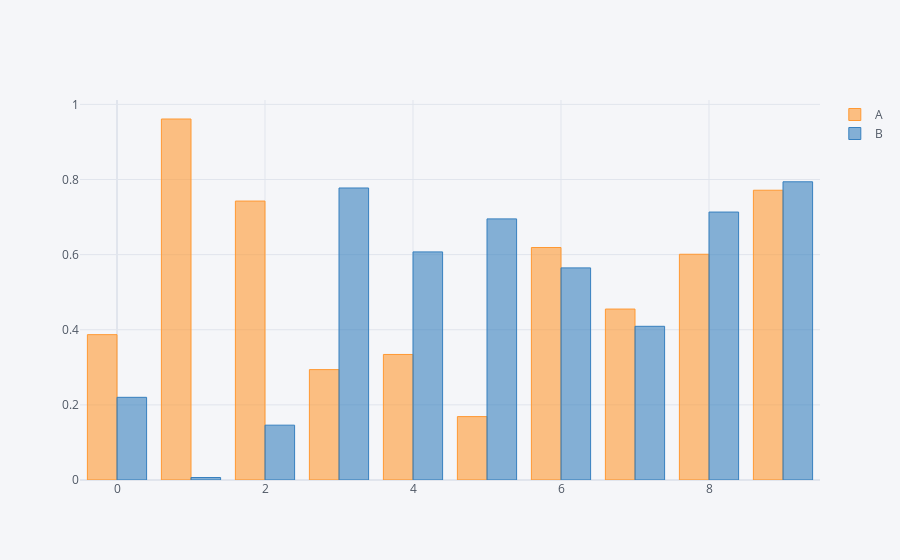

Notebook cell for this chart:
### Markdown cell above
### 2.4.1. bar 그래프 테스트

### Code cell
df.iplot(kind='bar')

### Figure 1 — Plotly figure (JSON) as saved in the notebook; plotly's stock layout.template omitted (floating-point values rounded to 4 significant figures)
{"data": [{"marker": {"color": "rgba(255, 153, 51, 0.6)", "line": {"color": "rgba(255, 153, 51, 1.0)", "width": 1}}, "name": "A", "orientation": "v", "text": "", "type": "bar", "x": [0, 1, 2, 3, 4, 5, 6, 7, 8, 9], "y": [0.3869, 0.961, 0.7426, 0.2939, 0.3342, 0.1688, 0.6189, 0.4551, 0.6009, 0.7714]}, {"marker": {"color": "rgba(55, 128, 191, 0.6)", "line": {"color": "rgba(55, 128, 191, 1.0)", "width": 1}}, "name": "B", "orientation": "v", "text": "", "type": "bar", "x": [0, 1, 2, 3, 4, 5, 6, 7, 8, 9], "y": [0.2201, 0.006628, 0.146, 0.7773, 0.6072, 0.6951, 0.5647, 0.4092, 0.7133, 0.7939]}], "layout": {"autosize": true, "legend": {"bgcolor": "#F5F6F9", "font": {"color": "#4D5663"}}, "paper_bgcolor": "#F5F6F9", "plot_bgcolor": "#F5F6F9", "title": {"font": {"color": "#4D5663"}}, "xaxis": {"autorange": true, "gridcolor": "#E1E5ED", "range": [-0.5, 9.5], "showgrid": true, "tickfont": {"color": "#4D5663"}, "title": {"font": {"color": "#4D5663"}, "text": ""}, "type": "linear", "zerolinecolor": "#E1E5ED"}, "yaxis": {"autorange": true, "gridcolor": "#E1E5ED", "range": [0, 1.012], "showgrid": true, "tickfont": {"color": "#4D5663"}, "title": {"font": {"color": "#4D5663"}, "text": ""}, "type": "linear", "zerolinecolor": "#E1E5ED"}}}
